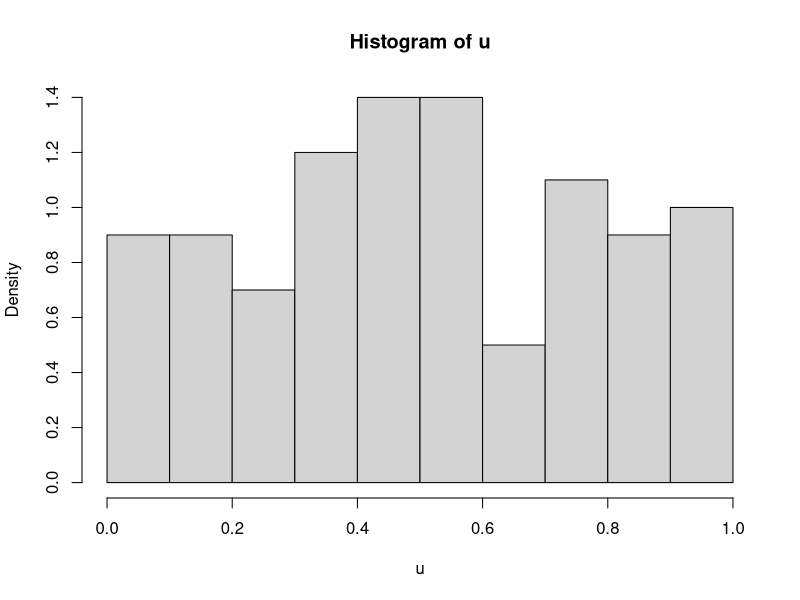
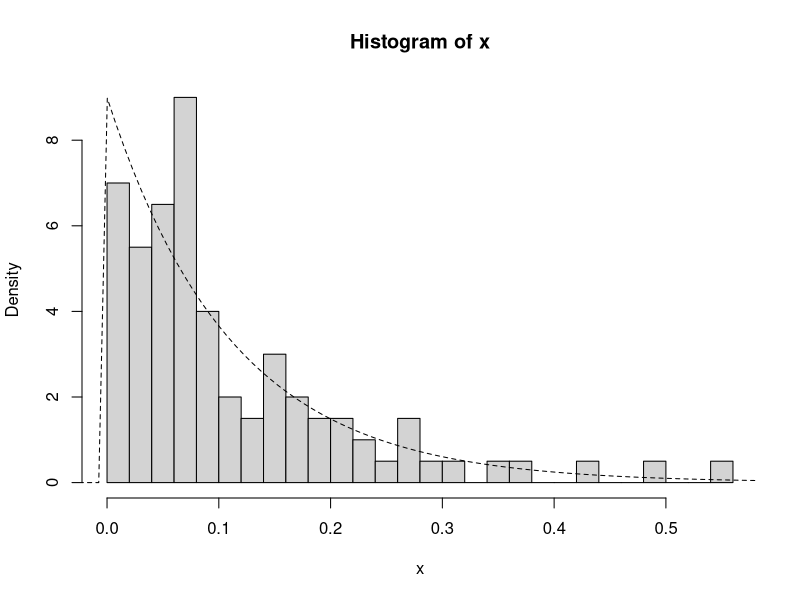
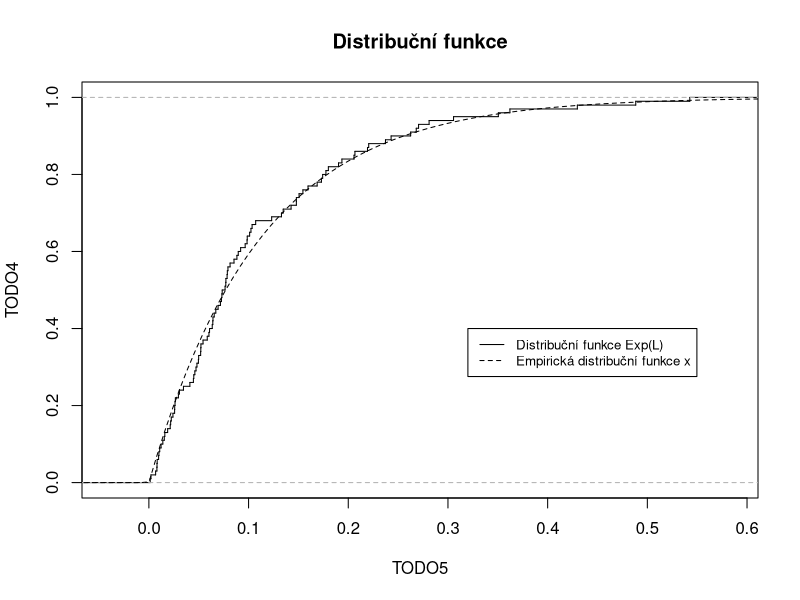
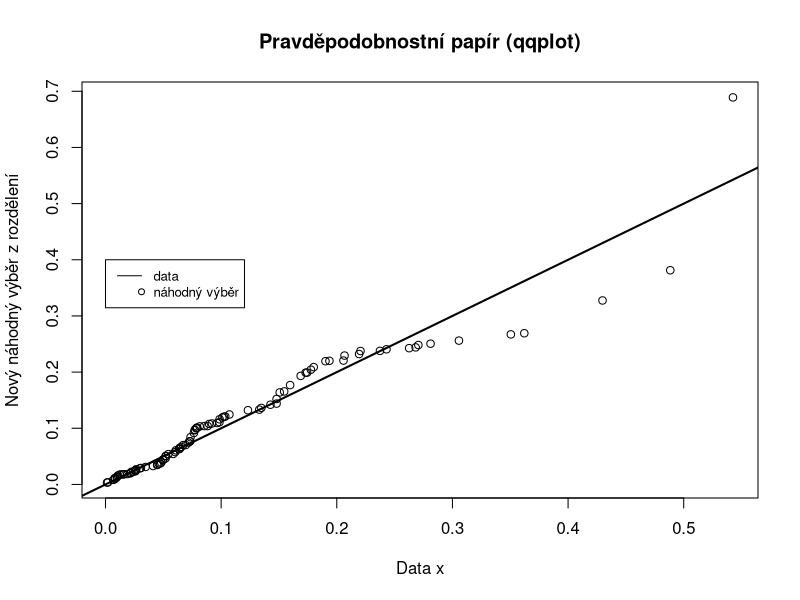
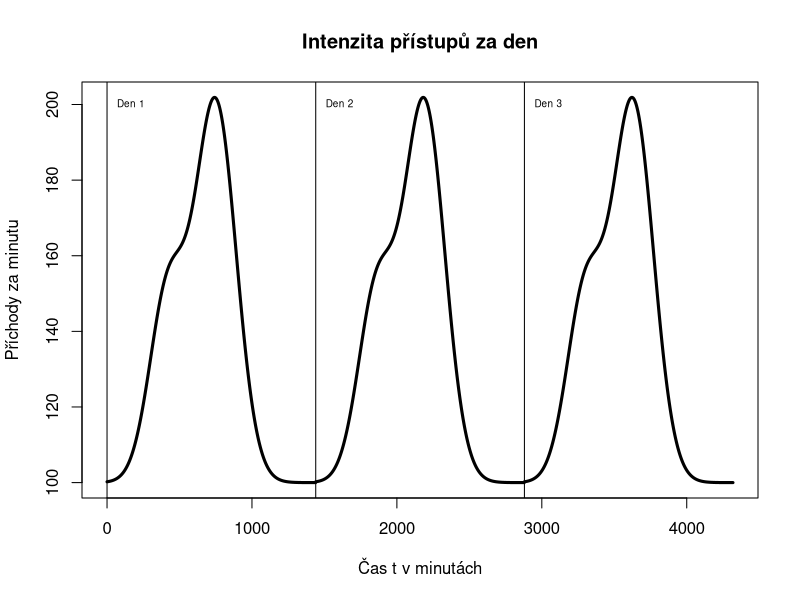
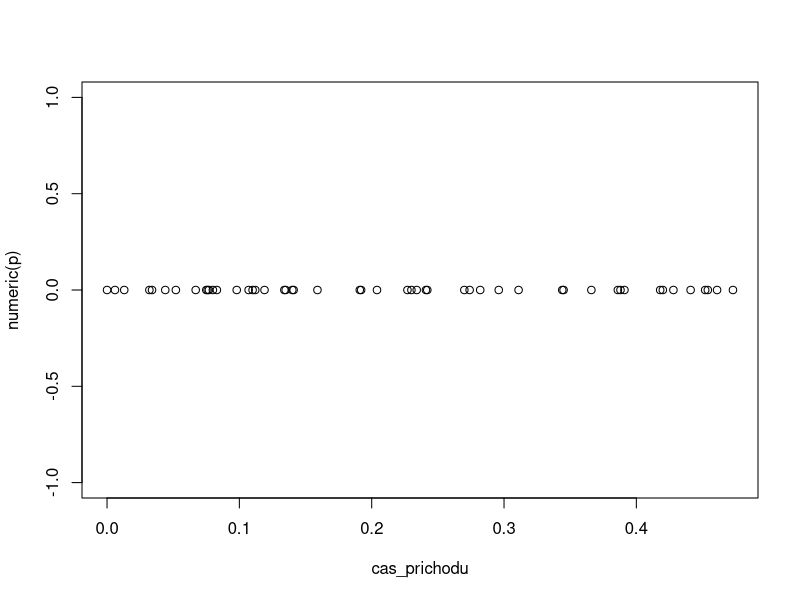
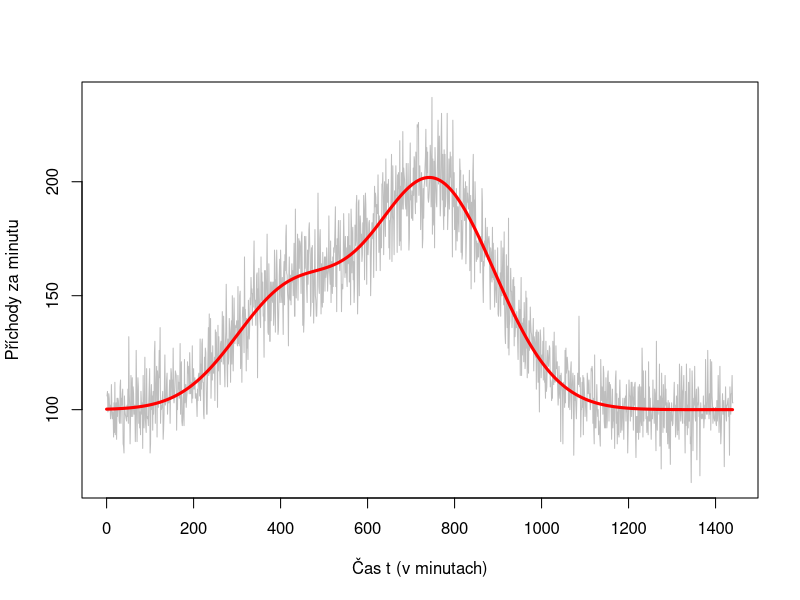

These charts were generated, in order, by the following R code: (Note: this script raises an error after producing the figures.)
# MP-SPI 2015 ukol 1
# zdrojovy kod
# autori:
#   nesrotom - 107 - Nesrovnal Tomas
#   krakovoj - 103 - Krakora Vojtech
#   sabattom - 103 - Sabata Tomas
#################################################################
`+<-` <- `+` # operator += 
`-<-` <- `-` # operator -=
#################################################################
# NASTAVENI PROMENNYCH K, L
K=nchar('Tomas') # |jmeno|, K = 5
L=nchar('Nesrovnal') # |prijmeni|, L = 10
#################################################################
# 1.1
# http://en.wikipedia.org/wiki/Exponential_distribution#Generating_exponential_variates
n=K*20
u=runif(n, min=0, max=1) # Generuje n náhodných hodnot z UNIF(0,1)
x=-log(1-u)/L # Exp rozdělení z rovnoměrného inverzní distr. fcí.
#################################################################
# 1.2
hist(u,freq=FALSE)
hist(x,breaks=5*K,freq=FALSE) # Histogram našich hodnot
#help(hist) freq --> logical;
#if TRUE, the histogram graphic is a representation of frequencies, the counts component of the result;
#if FALSE, probability densities, component density, are plotted (so that the histogram has a total area of one).
xWidth=max(x)-min(x) # Rozpětí hodnot
xGrid=seq(min(x)-0.2*xWidth,max(x)+0.2*xWidth,length=n) # vytvoří hodnoty kvantilů (?)
lines(xGrid,dexp(xGrid,rate=L),col="black",lty=2) # přiloží graf hustoty k histogramu
################################################################
# 1.3 Opsáno ze zadáni, graf emp. exp. fce
plot(ecdf(x),verticals=TRUE,do.points=FALSE,
     lty=1,
     col="black",
     main="Distribuční funkce",
     ylab="TODO4",
     xlab="TODO5")
lines(xGrid,pexp(xGrid,rate=L),col="black",lty=2)
legend(x=0.32,y=0.4,c("Distribuční funkce Exp(L)",
       "Empirická distribuční funkce x"),
       cex=.8, 
       col=c("black","black"),
       lty=c(1,2))
################################################################
# 1.4
y=rexp(n,rate=L) # hodnoty ze stejného rozdělení jako se kterým porovnáváme
qqplot(x,y, main="Pravděpodobnostní papír (qqplot)",
       ylab="Nový náhodný výběr z rozdělení",
       xlab="Data x")
abline(0,1,col="black",lwd=2,lty=1)
legend(x=0,y=0.4,c("data",
                      "náhodný výběr"),
       cex=.8, 
       col=c("black","black"),
       lwd=1,
       pch=c(NA,1),
       lty=c(1,0),
       merge=FALSE
       )
#Pokud jsou hodnoty obou rozdělení stejné, ležely by na červené čáře. Hodnoty nejdál od čáry se nejvíce vychylují.
################################################################
# 1.5
################################################################
# 1.6 TODO TODO TODO TODO TODO TODO TODO TODO TODO TODO TODO TODO TODO TODO TODO 
chisq.test(x, p=y/sum(y)) 

# Chi-squared test for given probabilities
# data:  x
# X-squared = 58.0799, df = 99, p-value = 0.9997
# Warning message:
# In chisq.test(x, p = y/sum(y)) : Chi-squared approximation may be incorrect

#TODO: najit ks.test a zkusit to podle toho

###############################################################
# 2.1
lambda = function(t){100+50*exp(-(t-420)^2/(3600*L))+100*
                     exp(-(L*(-30*L+t-480)^2)/360000)}
day=24*60
t=seq(0,3*day-1) # prvni perioda
plot(t,lambda(t%%(day)),lty="solid",lwd=3,type="l",
     main="Intenzita přístupů za den",
     ylab="Příchody za minutu",
     xlab="Čas t v minutách")
text(0,200,"Den 1",cex=0.6,pos=4)
text(24*60,200,"Den 2",cex=0.6,pos=4)
text(24*120,200,"Den 3",cex=0.6,pos=4)
abline(h=0,v=0)
abline(h=0,v=24*60)
abline(h=0,v=24*120)
###############################################################
# 2.2
p=K*10 # pocet prichodu
cas_prichodu=numeric(p)
s=10^-3 # krok v case = 1/1000 minuty
t=0 # time = Aktuální čas
# Cyklus simuluje ubíhající čas (po skocích delta) a na základě
# funkce lambda generuje příchod zákazníka
i = p # budeme delat p prichodu
while (0 < i) {
  # FIXME: tady to chce chytrej komentar jak to funguje
  if (runif(1, min=0, max=1) < lambda(t) * s) {
    `-`(i)<-1 # odebereme jeden prichod
    cas_prichodu[i] = t # oznacime cas udalosti
  }
  `+`(t)<-s # udelame krok v case
}
# aby byl graf jako na eduxu, vypiseme spolu s polem
# cas_prichodu i pole nul
plot(cas_prichodu, numeric(p))
#################################################################
# 2.3
cetnosti_za_minutu=numeric(day) # pro cely den
day_seq=seq(0,day-1)
lamda_day_seq=lambda(day_seq)
# 2.3 EDUX -----------------------------------------------------
# potrebujeme, zarovnat hodnoty lamdy mezi 0-1. to udelame tak
# ze vysledek lamda(x) vydelime maximalni hodnotou
max_lambda = max(lambda(day_seq))
scaled_lambda = function(t){lambda(t)/max_lambda}
arrivals = NULL;
posledni_prichod = 0
while (posledni_prichod < day) {
  `+`(posledni_prichod)<-rexp(1,rate=max_lambda)
  if (runif(1, min=0, max=1) < (scaled_lambda(posledni_prichod))){
    arrivals = append(arrivals, posledni_prichod)
  }
} 
hi = hist(arrivals, plot=FALSE, breaks=day)
plot(hi$counts[hi$mids], type="l", col='gray',
     xlab="Čas t (v minutach)",
     ylab="Příchody za minutu")
lines (day_seq, lamda_day_seq, type="l", lwd=3, col="red")
# 2.3 VYLEPSENO ------------------------------------------------
# V "cestnosti_za_minutu[m]" bude pocet prichodu
# za minutu "m".
# Cely den projdu po krocich "s" a pokud nahodne
# vygenerovane cislo bude pod mez, pridam prisup
# k dane minute. Protoze krok "s" je mensi nez
# minuta, je potreba oriznout desetinnou cast
# od casu "t", abysme dostali cele minuty.
t = day
while (0 < t) {
  if (runif(1, min=0, max=1) < lambda(t) * s) {
    `+`(cetnosti_za_minutu[(t %/% 1)+1])<-1
  }
  `-`(t)<-s
}
plot(day_seq, cetnosti_za_minutu, lwd=1, type='l',
     main="Četnosti příchodů za celý den",
     ylab="Příchody za minutu",
     xlab="Čas t v minutách")
lines(day_seq,lamda_day_seq, lwd=3, col='red')
############################################################################
# 3
vezme_kuryra=K/(K+L)  # Ze všech zákazníků K/(K+L) použije kurýrní službu
za_minutu_kuryr=numeric(day) 
# Cyklus prochází všechny minutové výskyty a spočíta pravděpodobnosti,
# že zákazník použije kurýra
m=day
while (0 < m) { # pro kazdou minutu po cely den
  o=cetnosti_za_minutu[m] # pocet objednavek za minutu m
  while(0<o){ # pro vsechny objednavky za tu minutu
    if(runif(1,min=0,max=1)<vezme_kuryra){ # zvoli kuryra?
      `+`(za_minutu_kuryr[m])<-1
    }
    `-`(o)<-1
  }
  `-`(m)<-1
}
za_minutu_posta=cetnosti_za_minutu-za_minutu_kuryr
plot(day_seq,za_minutu_kuryr,lwd=1,col='lightgreen',type='l',
     ylim=c(10,150),
     main="Způsoby dodávky",
     ylab="Četnosti příchodů objednávek",
     xlab="Čas t v minutách")
lines(day_seq,lamda_day_seq*vezme_kuryra,lwd=3,col='green')
lines(day_seq,za_minutu_posta,lwd=1, col='lightpink',type='l')
# pravdepodovnost, ze vezmou postu je doplnkem k tomu,
# ze vezmou kuryra
lines(day_seq,lamda_day_seq*(1-vezme_kuryra),lwd=3,col='red')
legend(x=1200,y=150,c("kurýr","pošta"),cex=.8, 
       col=c("green","red"),lty=c(1,1))
